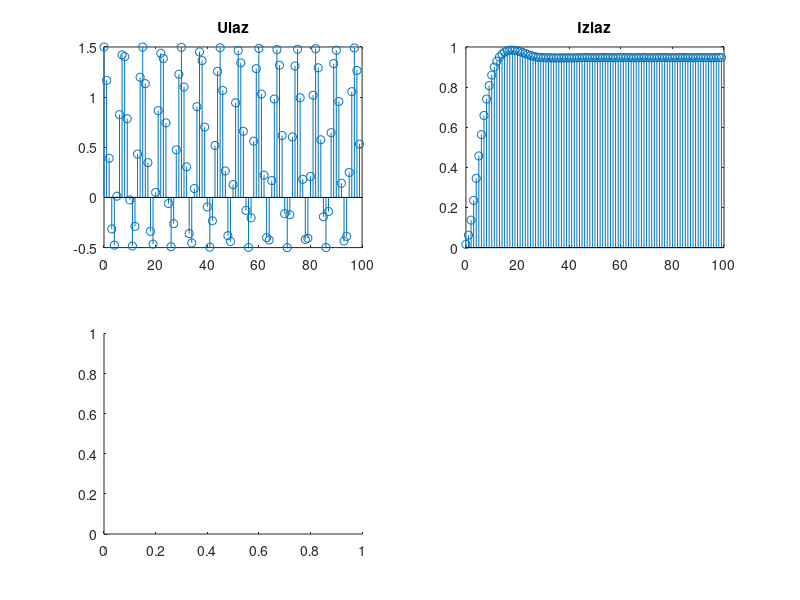

MATLAB code for this plot: (Note: this script raises an error after producing the figure.)
a = [1 -3.234 4.1252 -2.4466 0.56748]
b = [0.010657 -0.00150 0.000146 0.008515 0.0006362 0.004425]
fs = 44100; f1 = 5900;
n = 0 : 99
u = 0.5+1*cos(2*pi*f1/fs*n)
y = filter(b, a, u)
subplot(2, 2, 1), plot(n, u), title('Ulaz')
subplot(2, 2, 2), plot(n, y), title('Izlaz')
nule = roots(b)
polovi = roots(a)
u_sim =[n ; u]'
n= 0 : 99 ;
subplot(2, 2, 1), stem(n, u), title('Ulaz');
subplot(2, 2, 2), stem(n, y), title('Izlaz');
subplot(2, 2, 3), stem(0 :length(y_kaskada') -1, y_kaskada'), title('Kaskada');
delta_kaskada = y - y_kaskada';
subplot(2, 2, 4), stem(n, delta_kaskada), title('Greska kaskada');